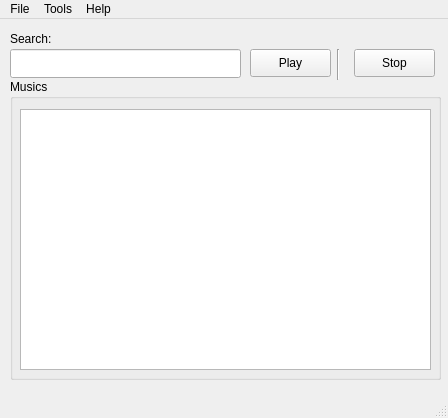
<ui version="4.0" >
 <class>kxmpWindow</class>
 <widget class="QMainWindow" name="kxmpWindow" >
  <property name="geometry" >
   <rect>
    <x>0</x>
    <y>0</y>
    <width>448</width>
    <height>418</height>
   </rect>
  </property>
  <property name="maximumSize" >
   <size>
    <width>448</width>
    <height>418</height>
   </size>
  </property>
  <property name="windowTitle" >
   <string>KXmp xm Player</string>
  </property>
  <property name="windowIcon" >
   <iconset resource="kxmpicons.qrc" >
    <normaloff>:/icons/icons/sazli.png</normaloff>:/icons/icons/sazli.png</iconset>
  </property>
  <widget class="QWidget" name="centralwidget" >
   <widget class="QPushButton" name="playButton" >
    <property name="geometry" >
     <rect>
      <x>250</x>
      <y>30</y>
      <width>81</width>
      <height>28</height>
     </rect>
    </property>
    <property name="text" >
     <string>Play</string>
    </property>
    <property name="icon" >
     <iconset resource="kxmpicons.qrc" >
      <normaloff>:/buttons/icons/media_playback_start.png</normaloff>:/buttons/icons/media_playback_start.png</iconset>
    </property>
    <property name="flat" >
     <bool>false</bool>
    </property>
   </widget>
   <widget class="QPushButton" name="stopButton" >
    <property name="geometry" >
     <rect>
      <x>354</x>
      <y>30</y>
      <width>81</width>
      <height>28</height>
     </rect>
    </property>
    <property name="text" >
     <string>Stop</string>
    </property>
    <property name="icon" >
     <iconset resource="kxmpicons.qrc" >
      <normaloff>:/buttons/icons/media_playback_stop.png</normaloff>:/buttons/icons/media_playback_stop.png</iconset>
    </property>
   </widget>
   <widget class="QLabel" name="label" >
    <property name="geometry" >
     <rect>
      <x>10</x>
      <y>10</y>
      <width>71</width>
      <height>20</height>
     </rect>
    </property>
    <property name="text" >
     <string>Search:</string>
    </property>
   </widget>
   <widget class="Line" name="line" >
    <property name="geometry" >
     <rect>
      <x>330</x>
      <y>30</y>
      <width>16</width>
      <height>31</height>
     </rect>
    </property>
    <property name="orientation" >
     <enum>Qt::Vertical</enum>
    </property>
   </widget>
   <widget class="QLineEdit" name="searchLine" >
    <property name="geometry" >
     <rect>
      <x>10</x>
      <y>30</y>
      <width>231</width>
      <height>29</height>
     </rect>
    </property>
   </widget>
   <widget class="QGroupBox" name="groupBox" >
    <property name="geometry" >
     <rect>
      <x>10</x>
      <y>60</y>
      <width>431</width>
      <height>301</height>
     </rect>
    </property>
    <property name="title" >
     <string>Musics</string>
    </property>
    <widget class="QListWidget" name="listMusics" >
     <property name="geometry" >
      <rect>
       <x>10</x>
       <y>30</y>
       <width>411</width>
       <height>261</height>
      </rect>
     </property>
     <property name="alternatingRowColors" >
      <bool>true</bool>
     </property>
     <property name="viewMode" >
      <enum>QListView::ListMode</enum>
     </property>
     <property name="batchSize" >
      <number>100</number>
     </property>
    </widget>
   </widget>
  </widget>
  <widget class="QMenuBar" name="menubar" >
   <property name="geometry" >
    <rect>
     <x>0</x>
     <y>0</y>
     <width>448</width>
     <height>27</height>
    </rect>
   </property>
   <widget class="QMenu" name="menuDosya" >
    <property name="title" >
     <string>File</string>
    </property>
    <addaction name="actionPlay" />
    <addaction name="actionStop" />
    <addaction name="actionSettings" />
    <addaction name="actionExit" />
   </widget>
   <widget class="QMenu" name="menuG_r_n_m" >
    <property name="title" >
     <string>Tools</string>
    </property>
    <addaction name="actionColor" />
   </widget>
   <widget class="QMenu" name="menuYard_m" >
    <property name="title" >
     <string>Help</string>
    </property>
    <addaction name="actionHelp" />
    <addaction name="actionAbout" />
   </widget>
   <addaction name="menuDosya" />
   <addaction name="menuG_r_n_m" />
   <addaction name="menuYard_m" />
  </widget>
  <widget class="QStatusBar" name="statusBar" />
  <action name="actionHakk_nda" >
   <property name="text" >
    <string>Hakkında</string>
   </property>
  </action>
  <action name="actionHelp" >
   <property name="icon" >
    <iconset resource="kxmpicons.qrc" >
     <normaloff>:/top_buttons/icons/help.png</normaloff>:/top_buttons/icons/help.png</iconset>
   </property>
   <property name="text" >
    <string>Help</string>
   </property>
  </action>
  <action name="actionAbout" >
   <property name="icon" >
    <iconset resource="kxmpicons.qrc" >
     <normaloff>:/icons/icons/sazli.png</normaloff>:/icons/icons/sazli.png</iconset>
   </property>
   <property name="text" >
    <string>About KXmp</string>
   </property>
  </action>
  <action name="actionPlay" >
   <property name="icon" >
    <iconset resource="kxmpicons.qrc" >
     <normaloff>:/buttons/icons/media_playback_start.png</normaloff>:/buttons/icons/media_playback_start.png</iconset>
   </property>
   <property name="text" >
    <string>Play</string>
   </property>
  </action>
  <action name="actionStop" >
   <property name="icon" >
    <iconset resource="kxmpicons.qrc" >
     <normaloff>:/buttons/icons/media_playback_stop.png</normaloff>:/buttons/icons/media_playback_stop.png</iconset>
   </property>
   <property name="text" >
    <string>Stop</string>
   </property>
  </action>
  <action name="actionExit" >
   <property name="icon" >
    <iconset resource="kxmpicons.qrc" >
     <normaloff>:/top_buttons/icons/exit.png</normaloff>:/top_buttons/icons/exit.png</iconset>
   </property>
   <property name="text" >
    <string>Exit</string>
   </property>
  </action>
  <action name="actionSettings" >
   <property name="icon" >
    <iconset resource="kxmpicons.qrc" >
     <normaloff>:/top_buttons/icons/preferences_system.png</normaloff>:/top_buttons/icons/preferences_system.png</iconset>
   </property>
   <property name="text" >
    <string>Settings</string>
   </property>
  </action>
  <action name="actionColor" >
   <property name="icon" >
    <iconset resource="kxmpicons.qrc" >
     <normaloff>:/top_buttons/icons/palet.png</normaloff>:/top_buttons/icons/palet.png</iconset>
   </property>
   <property name="text" >
    <string>Colors</string>
   </property>
  </action>
 </widget>
 <resources>
  <include location="kxmpicons.qrc" />
 </resources>
 <connections/>
</ui>
